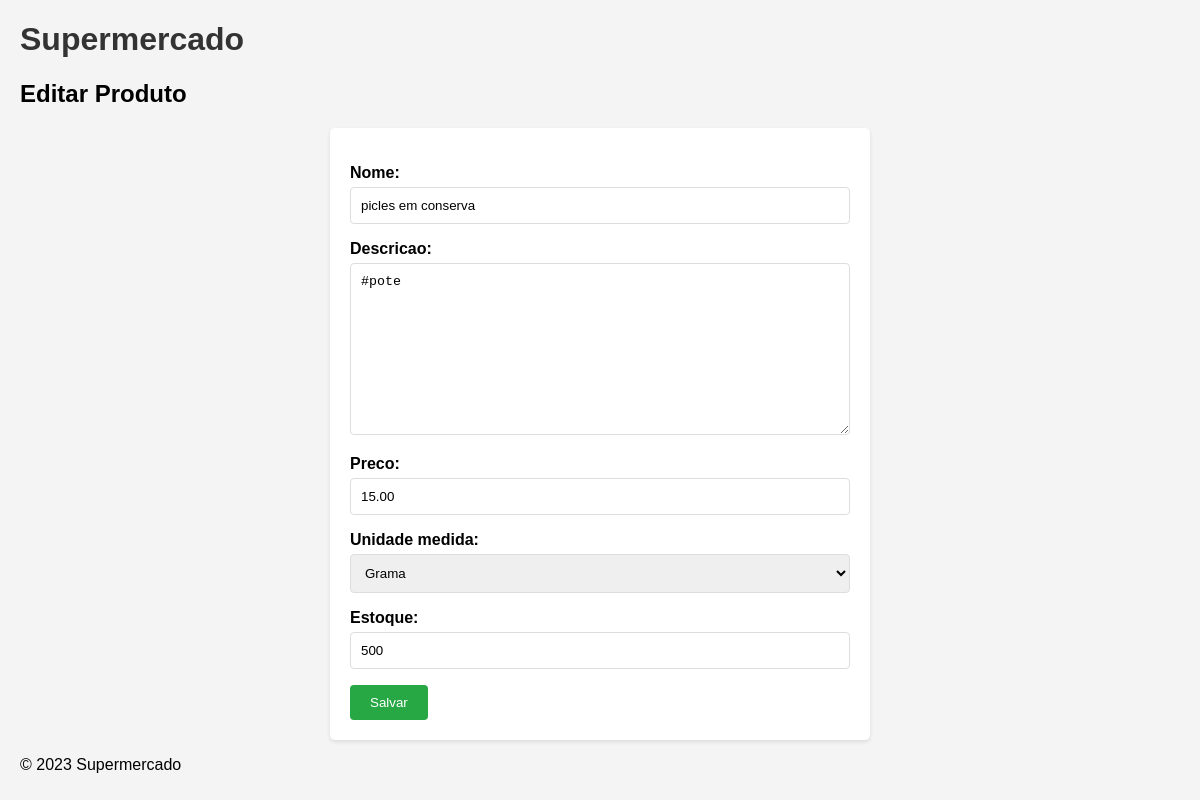
/editar/3/, run on the app's committed database.
### produtos/models.py (models this page shows, shortened)
class Produto(models.Model):
    nome = models.CharField(max_length=100)
    descricao = models.TextField()
    preco = models.DecimalField(max_digits=10, decimal_places=2)
    UNIDADES_MEDIDA_CHOICES = [
        ('kg', 'Kg'),
        ('g', 'Grama'),
        ('un', 'Unidade'),
    ]
    unidade_medida = models.CharField(
        max_length=3,
        choices=UNIDADES_MEDIDA_CHOICES,
        default='un',
    )
    estoque = models.PositiveIntegerField()

### produtos/views.py (the view)
# urls.py: path('editar/<int:id>/', views.editar_produto, name='editar_produto'),
def editar_produto(request, id):
    produto = get_object_or_404(Produto, pk=id)
    if request.method == 'POST':
        form = ProdutoForm(request.POST, instance=produto)
        if form.is_valid():
            form.save()
            return redirect('listar_produtos')  # Redireciona para a lista de produtos após editar
    else:
        form = ProdutoForm(instance=produto)
    return render(request, 'produtos/editar.html', {'form': form, 'produto': produto})

### produtos/forms.py
class ProdutoForm(forms.ModelForm):
    class Meta:
        model = Produto
        fields = ['nome', 'descricao', 'preco', 'unidade_medida', 'estoque']

### produtos/templates/produtos/editar.html (shortened to what this page needs)
{% extends 'produtos/base.html' %}
{% load static %}
{% block content %}
    <h2>Editar Produto</h2>
    <form method="post">
        {{ form.as_p }}
        <button type="submit">Salvar</button>
    </form>
{% endblock %}

### static/produtos/style.css (style rules this page uses)
body { font-family: Arial, sans-serif; margin: 20px; background-color: #f4f4f4; }
form { background: #fff; padding: 20px; border-radius: 5px; box-shadow: 0 2px 4px rgba(0, 0, 0, 0.1); max-width: 500px; margin: 0 auto; }
label { display: block; font-weight: bold; margin-bottom: 5px; }
input[type="text"], input[type="number"], textarea, select { width: 100%; padding: 10px; border: 1px solid #ddd; border-radius: 4px; box-sizing: border-box; }
button[type="submit"] { background-color: #28a745; color: white; padding: 10px 20px; border: none; border-radius: 4px; cursor: pointer; }

### data on the page
Produto: nome "picles em conserva", descricao "#pote", preco "15.00", unidade_medida "Grama", estoque "500"
